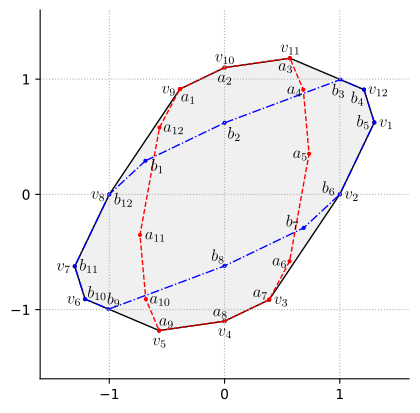

Here is the Python script that generated this plot:
# -*- coding: utf-8 -*-
"""An extremal norm S and its images AS and BS

Created on Fri Jul 5 13:46:28 2024 +0300.

@author: Victor Kozyakin
"""

import os
import re
from pathlib import Path
import numpy as np
from matplotlib import pyplot as plt
from matplotlib.patches import Polygon

# Initialization
theta = (2 * np.pi) / 3
cos_a = np.cos(theta)
sin_a = np.sin(theta)
KAPPA = 1.1**3
AUXFACTOR = 0.96

MU = AUXFACTOR * (1 + KAPPA**2)**2 / (1 + KAPPA**2 + KAPPA**4)

SMU = ''
if AUXFACTOR != 1:
    MU = round(MU, 2)
    SMU = f'-{MU*100:.0f}'

myfilename = os.path.splitext(Path(__file__).name)[0]
myfilename = re.sub('[_-][0-9]+', '', myfilename)
pdfout = re.sub('_', '-', myfilename) + SMU + '.pdf'

A0 = np.array([[0, -1 / KAPPA], [KAPPA, 2 * cos_a]])
B0 = np.array([[0, -KAPPA], [1 / KAPPA, 2 * cos_a]])

v = np.array([1, KAPPA / (1 + KAPPA**2)])
w = np.array([1, 0])

LAMBDA = KAPPA**2
A = A0 / LAMBDA**(1 / 3)
B = B0 / LAMBDA**(1 / 3)

# Vertices of a polygon formed by eigenvectors of normed matrices
# BAA & BBA and their cyclic permutations
v1 = MU * v
v2 = w
v3 = -A @ v1
v4 = -A @ v2
v5 = -A @ v3
v6 = -B @ v4
v7 = -v1
v8 = -v2
v9 = -v3
v10 = -v4
v11 = -v5
v12 = -v6

V = np.array([v1, v2, v3, v4, v5, v6, v7, v8, v9, v10, v11, v12])
AV = V @ A.T
BV = V @ B.T

print('\nList of vertices:\n')
print(', \n'.join(f'({v[0]:9.6f}, {v[1]:9.6f})' for v in V))

# Plotting

S = Polygon(V, facecolor='#f0f0f0', edgecolor='k')
AS = Polygon(AV, linestyle='--', facecolor='none', edgecolor='r')
BS = Polygon(BV, linestyle='-.', facecolor='none', edgecolor='b')

fig, ax = plt.subplots(
    num='Unit ball S of extremal norm and its images AS and BS')
ax.add_patch(S)
ax.add_patch(AS)
ax.add_patch(BS)
ax.spines['top'].set_visible(False)
ax.spines['right'].set_visible(False)
ax.set_xticks([-1, 0, 1])
ax.set_yticks([-1, 0, 1])
ax.grid(linestyle=":")
ax.set_aspect('equal')
ax.set_xlim(-1.6, 1.6)
ax.set_ylim(-1.6, 1.6)

ax.scatter(V[:, 0], V[:, 1], 4, 'k')
labels = ['$v_1$', '$v_2$', '$v_3$', '$v_4$', '$v_5$', '$v_6$',
          '$v_7$', '$v_8$', '$v_9$', '$v_{10}$', '$v_{11}$', '$v_{12}$']
dx = [0.1, 0.1, 0.1, 0.08, 0.0, -0.1,
      -0.1, -0.08, -0.11, 0.0, 0.0, 0.12]
dy = [0.0, -0.06, 0.0, -0.08, -0.09, 0.0,
      0.0, 0.08, 0.0, 0.1, 0.09, 0.0]
for i, label in enumerate(labels):
    ax.text(V[i, 0] + dx[i], V[i, 1] + dy[i], label,
            ha='center', va='center', usetex=True, fontsize='large')

ax.scatter(AV[:, 0], AV[:, 1], 4, 'r')
labels = ['$a_1$', '$a_2$', '$a_3$', '$a_4$', '$a_5$', '$a_6$',
          '$a_7$', '$a_8$', '$a_9$', '$a_{10}$', '$a_{11}$', '$a_{12}$']
adx = [0.07, 0.0, -0.04, -0.09, -0.1, -0.1,
       -0.08, -0.04, 0.06, 0.12, 0.14, 0.13]
ady = [-0.07, -0.09, -0.07, 0.01, 0.0, 0.02,
       0.07, 0.09, 0.08, 0.0, 0.0, 0.0]
for i, label in enumerate(labels):
    ax.text(AV[i, 0] + adx[i], AV[i, 1] + ady[i], label,
            ha='center', va='center', usetex=True, fontsize='large')

ax.scatter(BV[:, 0], BV[:, 1], 4, 'b')
labels = ['$b_1$', '$b_2$', '$b_3$', '$b_4$', '$b_5$', '$b_6$',
          '$b_7$', '$b_8$', '$b_9$', '$b_{10}$', '$b_{11}$', '$b_{12}$']
bdx = [0.12, 0.08, -0.0, -0.06, -0.1, -0.1,
       -0.12, -0.06, 0.03, 0.1, 0.13, 0.13]
bdy = [-0.05, -0.1, -0.1, -0.08, 0.0, 0.05,
       0.05, 0.08, 0.09, 0.06, 0.0, -0.05]
for i, label in enumerate(labels):
    ax.text(BV[i, 0] + bdx[i], BV[i, 1] + bdy[i], label,
            ha='center', va='center', usetex=True, fontsize='large')

fig.savefig(pdfout, bbox_inches='tight', format='pdf', dpi=1200)

plt.show()
